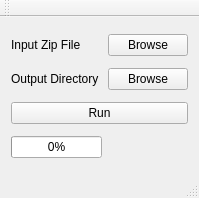
<?xml version="1.0" encoding="UTF-8"?>
<ui version="4.0">
 <class>MainWindow</class>
 <widget class="QMainWindow" name="MainWindow">
  <property name="geometry">
   <rect>
    <x>0</x>
    <y>0</y>
    <width>194</width>
    <height>198</height>
   </rect>
  </property>
  <property name="windowTitle">
   <string>MainWindow</string>
  </property>
  <widget class="QWidget" name="centralWidget">
   <layout class="QGridLayout" name="gridLayout">
    <item row="0" column="1">
     <widget class="QPushButton" name="inBtn">
      <property name="text">
       <string>Browse</string>
      </property>
     </widget>
    </item>
    <item row="1" column="1">
     <widget class="QPushButton" name="outBtn">
      <property name="text">
       <string>Browse</string>
      </property>
     </widget>
    </item>
    <item row="0" column="0">
     <widget class="QLabel" name="label">
      <property name="text">
       <string>Input Zip File</string>
      </property>
     </widget>
    </item>
    <item row="4" column="0" colspan="2">
     <widget class="QPushButton" name="runBtn">
      <property name="text">
       <string>Run</string>
      </property>
     </widget>
    </item>
    <item row="1" column="0">
     <widget class="QLabel" name="label_2">
      <property name="text">
       <string>Output Directory</string>
      </property>
     </widget>
    </item>
    <item row="5" column="0">
     <widget class="QProgressBar" name="progressBar">
      <property name="value">
       <number>0</number>
      </property>
     </widget>
    </item>
   </layout>
  </widget>
  <widget class="QMenuBar" name="menuBar">
   <property name="geometry">
    <rect>
     <x>0</x>
     <y>0</y>
     <width>194</width>
     <height>21</height>
    </rect>
   </property>
  </widget>
  <widget class="QToolBar" name="mainToolBar">
   <attribute name="toolBarArea">
    <enum>TopToolBarArea</enum>
   </attribute>
   <attribute name="toolBarBreak">
    <bool>false</bool>
   </attribute>
  </widget>
  <widget class="QStatusBar" name="statusBar"/>
 </widget>
 <layoutdefault spacing="6" margin="11"/>
 <resources/>
 <connections/>
</ui>
